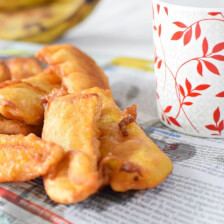
#> input picture test/dataa/011.jpg, 224 x 224 px, found by its file name
$ python texture2.py
#> lines starting #> are read from the running program, lines starting #| are printed output that depends on the picture
#> further down, gambar1 is the input picture: shape (224, 224, 3); mean B, G, R 140.2, 171.9, 208.2
### react-flask-app/src/backend/imageprocess.py
import cv2
import os
from PIL import Image
from io import BytesIO
import numpy as np
import shutil

def ubahbw (matriksgambar):
    for i in range(matriksgambar.shape[0]):
        for j in range(matriksgambar.shape[1]):
            matriksgambar[i][j] = matriksgambar[i][j][0] * 0.114 + matriksgambar[i][j][1] * 0.587 + matriksgambar[i][j][2] * 0.29
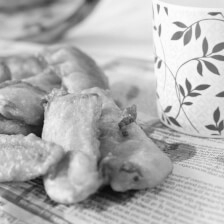
#> matriksgambar: shape (224, 224, 3); min 8, max 252, mean 176.8
    # Mengubah ukuran gambar
    matriksgambar = cv2.resize(matriksgambar, (256, 256), interpolation=cv2.INTER_AREA)
#> matriksgambar: shape (256, 256, 3)
    matriksgambar = compressimage(matriksgambar)
    return matriksgambar

def ubahbwfolder(folderinput):
    # return all files as a list
    path = folderinput
    output = "test\\dataolah"
    # Membersihkan folder output
    if os.path.exists(output):
        shutil.rmtree(output)

    # Membuat kembali folder output
    os.makedirs(output)
    for filename in os.listdir(path):
            input_path = os.path.join(path, filename)

            # Mengabaikan file yang bukan gambar
            if not (filename.endswith('.png') or filename.endswith('.jpg') or filename.endswith('.jpeg')):
                continue

            # Baca gambar
            image = cv2.imread(input_path)

            # Ubah gambar menjadi citra hitam putih
            bw_image = ubahbw(image)

            # Menyimpan gambar di folder output dengan nama yang sama
            output_path = os.path.join(output, filename)
            cv2.imwrite(output_path, bw_image)

def compressimage(gambar1):
    gambar1 = Image.fromarray(gambar1)
    compressed_image = BytesIO()
    gambar1.save(compressed_image, 'JPEG', quality=75)
    compresimage = np.array(Image.open(compressed_image))
    return compresimage

### react-flask-app/src/backend/texture2.py
import cv2
import time
import os
from multiprocessing import Pool
import multiprocessing
import numpy as np
import imageprocess as pros

def htgduaelmnt (mat,hasil):
    for i in range(len(mat)):
        for j in range(len(mat)-1):
            x = mat[i][j][0]
            y = mat[i][j+1][0]
            hasil[x-1][y-1] += 1
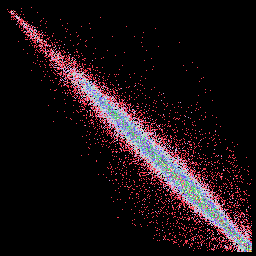
#> hasil: shape (256, 256) int64; 85 distinct labels, from 0 to 216; one colour per label, 0 black

def contrast(mat):
    i, j = np.indices(mat.shape)
    return np.sum(mat * (i - j)**2)

def homogeneity(mat):
    i, j = np.indices(mat.shape)
    return np.sum(mat / (1 + (i - j)**2))

def entropy(mat):
    non_zero_indices = np.where(mat != 0)
    nonzero_elements = mat[non_zero_indices]
    entropy = -np.sum(nonzero_elements * np.log(nonzero_elements))
    return entropy

def similarity (mat1,mat2):
    bagi = (np.dot(mat1, mat2) / (np.linalg.norm(mat1)*np.linalg.norm(mat2)))*100
    return bagi

def compare(gambar1,gambar2):
    # start_time = time.time()  # Waktu mulai proses
    # occurence matrix
    occurmat = np.zeros((256, 256), dtype=int)
    occurmat2 = np.zeros((256, 256), dtype=int)

    htgduaelmnt (gambar1,occurmat)
    htgduaelmnt (gambar2,occurmat2)
#> after the loop in htgduaelmnt (call 2), `for i in range(len(mat)):`:
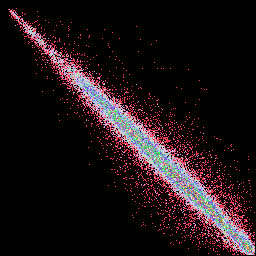
#> hasil: shape (256, 256) int64; 116 distinct labels, from 0 to 321; one colour per label, 0 black

    occurmat = (occurmat + occurmat.T) / occurmat.sum()
    occurmat2 = (occurmat2 + occurmat2.T) / occurmat2.sum()

    vek1 = [contrast(occurmat),homogeneity(occurmat),entropy(occurmat)]
    vek2 = [contrast(occurmat2),homogeneity(occurmat2),entropy(occurmat2)]

    sim = similarity(vek1,vek2)
    # end_time = time.time()  # Waktu selesai proses
    # elapsed_time = end_time - start_time  # Hitung lama waktu proses

    # print(f"Lama waktu proses pemrosesan: {elapsed_time:.2f} detik")
    return sim


def process_image(image_path, gambar1, results):
    gambar2 = cv2.imread(image_path)
    pros.ubahbw(gambar1)

    similarity_score = compare(gambar1, gambar2)
#> similarity_score = 99.95
    results.append((image_path, similarity_score))

folder_path = "test\\dataa"
gambar1 = cv2.imread("test\\dataa\\011.jpg")

if __name__ == '__main__':
    pros.ubahbwfolder(folder_path)
    start_time = time.time()  # Waktu mulai proses
    num_processes = 4  # Ganti dengan jumlah proses yang diinginkan
    pool = Pool(processes=num_processes)
    manager = multiprocessing.Manager()
    results = manager.list()  # Objek bersama untuk mengumpulkan hasil

    for filename in os.listdir("test\\dataolah"):
        image_path = os.path.join("test\\dataolah", filename)
        pool.apply_async(process_image, args=(image_path, gambar1, results))

    pool.close()
    pool.join()

    print(list(results))
    end_time = time.time()  # Waktu selesai proses
    elapsed_time = end_time - start_time  # Hitung lama waktu proses

        # Mengurutkan hasil berdasarkan nilai (indeks ke-1)
    sorted_results = sorted(results, key=lambda x: x[1], reverse=True)
    top_images = sorted_results[0]

    print(f"Lama waktu proses pemrosesan: {elapsed_time:.2f} detik")

    # # Tampilkan gambar yang telah diubah
    # cv2.imshow('Gambar Hasil', gambar1)
    # cv2.waitKey(0)
    # cv2.destroyAllWindows()
